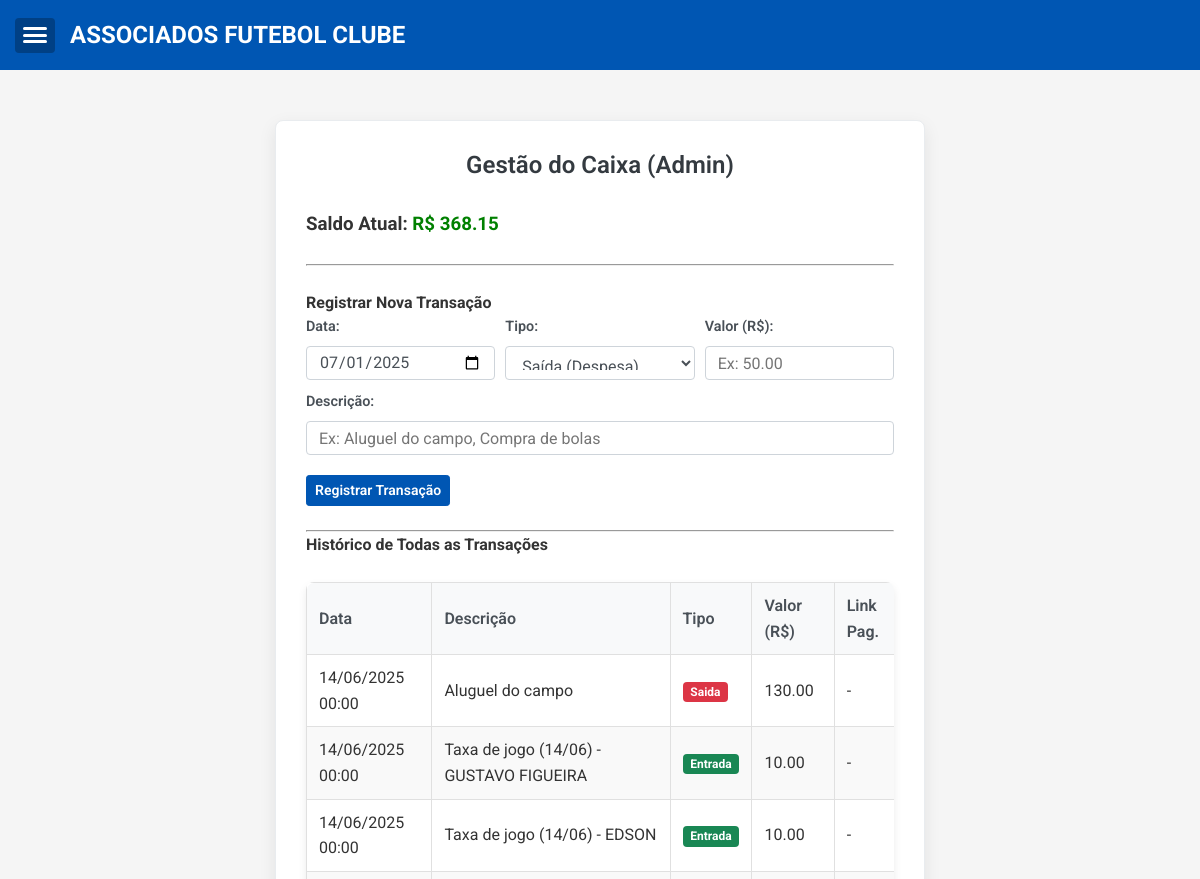
The page /admin/caixa (signed in, upper part) on the database as committed earlier.
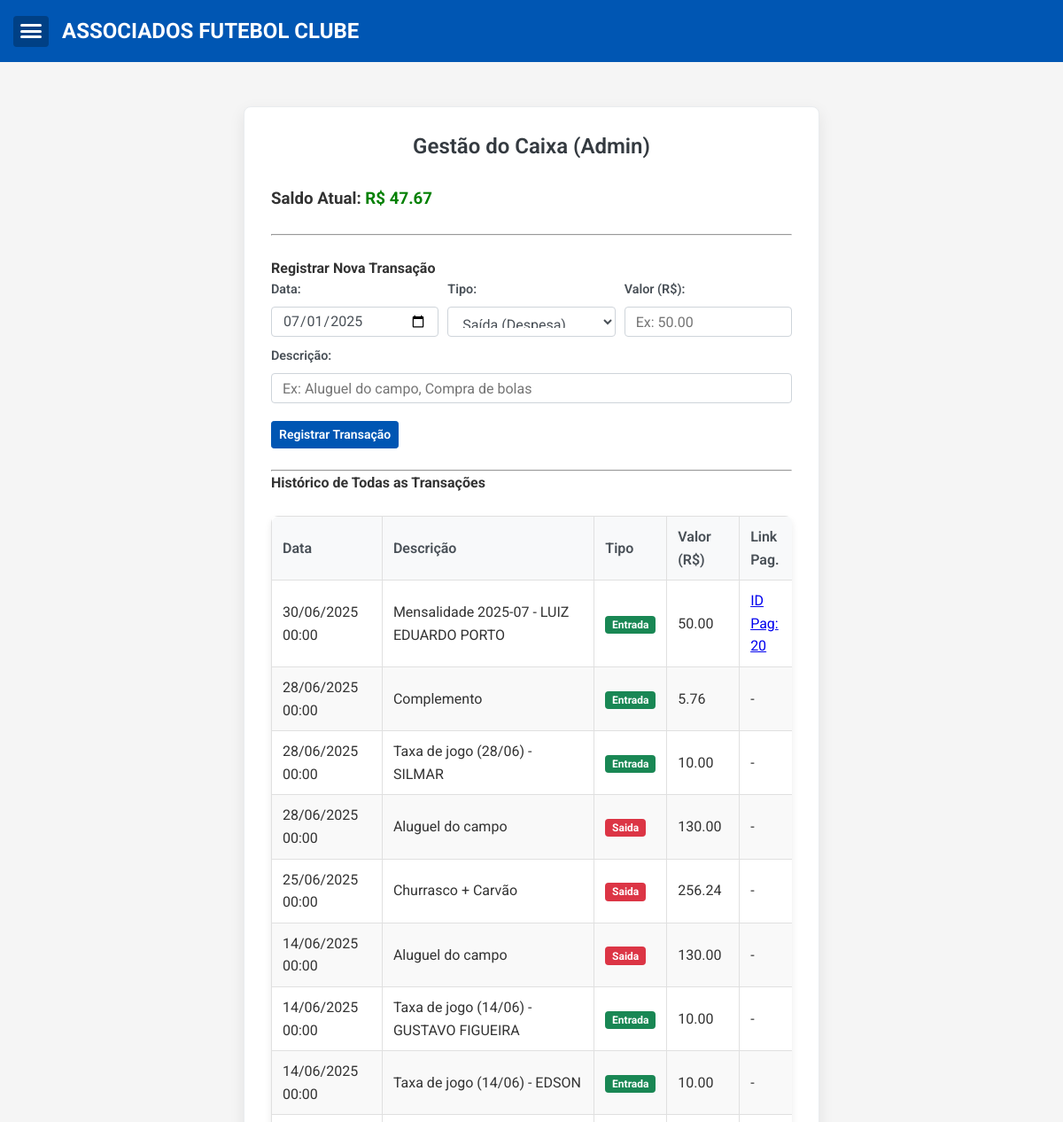
The same page on the database as committed later.
### app.py (models this page shows, shortened)
class TransacaoCaixa(db.Model):
    id = db.Column(db.Integer, primary_key=True)
    data = db.Column(db.DateTime, nullable=False, default=datetime.utcnow)
    descricao = db.Column(db.String(200), nullable=False)
    tipo = db.Column(db.String(10), nullable=False)
    valor = db.Column(db.Float, nullable=False)
    pagamento_id = db.Column(db.Integer, db.ForeignKey('pagamento.id'), nullable=True)
    pagamento = db.relationship('Pagamento', backref=db.backref('transacao_caixa', uselist=False, cascade="all, delete-orphan"))
    presenca_id = db.Column(db.Integer, db.ForeignKey('presenca.id'), nullable=True, unique=True)
    presenca = db.relationship('Presenca', backref=db.backref('transacao_caixa', uselist=False, cascade="all, delete-orphan"))

### app.py (the view, shortened to what this page needs)
@app.route('/admin/caixa', methods=['GET', 'POST'])
@login_required
def admin_caixa():
    transacoes = TransacaoCaixa.query.order_by(TransacaoCaixa.data.desc(), TransacaoCaixa.id.desc()).all()
    saldo_atual = 0.0
    for t in transacoes:
        if t.tipo == 'entrada':
            saldo_atual += t.valor
        elif t.tipo == 'saida':
            saldo_atual -= t.valor
    return render_template('admin_caixa.html',
                           transacoes=transacoes,
                           saldo_atual=saldo_atual,
                           today_date_for_input=date.today().strftime('%Y-%m-%d')) # Para o valor padrão do input de data

### app.py (called while the page is built)
@login_manager.user_loader
def load_user(user_id):
    return User.query.get(int(user_id))

### templates/admin_caixa.html (shortened to what this page needs)
{% extends "base.html" %}
{% block content %}
<div class="form-container">
    <h2>Gestão do Caixa (Admin)</h2>
    <div class="caixa-summary section-mb">
        <h3>Saldo Atual: <span style="color: {{ 'green' if saldo_atual >= 0 else 'red' }};">R$ {{ "%.2f"|format(saldo_atual) }}</span></h3>
    </div>
    <hr class="section-mb">
    <h4>Registrar Nova Transação</h4>
    <form method="POST" action="{{ url_for('admin_caixa') }}" class="mb-4">
        <div class="form-row">
            <div class="form-group col-md-4">
                <label for="data_transacao" class="form-label">Data:</label>
                <input type="date" name="data_transacao" id="data_transacao" class="form-control form-control-sm" value="{{ today_date_for_input }}" required>
            </div>
            <div class="form-group col-md-4">
                <label for="tipo_transacao" class="form-label">Tipo:</label>
                <select name="tipo_transacao" id="tipo_transacao" class="form-control form-control-sm">
                    <option value="saida">Saída (Despesa)</option>
                </select>
            </div>
            <div class="form-group col-md-4">
                <label for="valor" class="form-label">Valor (R$):</label>
                <input type="number" step="0.01" min="0.01" name="valor" id="valor" class="form-control form-control-sm" required placeholder="Ex: 50.00">
            </div>
        </div>
        <div class="form-group">
            <label for="descricao" class="form-label">Descrição:</label>
            <input type="text" name="descricao" id="descricao" class="form-control form-control-sm" required placeholder="Ex: Aluguel do campo, Compra de bolas">
        </div>
        <button type="submit" class="btn btn-primary btn-sm">Registrar Transação</button>
    </form>
    <hr>
    <h4>Histórico de Todas as Transações</h4>
    <div class="table-responsive">
        <table>
            <thead>
                <tr>
                    <th>Data</th>
                    <th>Descrição</th>
                    <th>Tipo</th>
                    <th>Valor (R$)</th>
                    <th>Link Pag.</th>
                </tr>
            </thead>
            <tbody>
                {% for transacao in transacoes %}
                <tr>
                    <td>{{ transacao.data.strftime('%d/%m/%Y %H:%M') if transacao.data else '-' }}</td>
                    <td>{{ transacao.descricao }}</td>
                    <td><span class="badge bg-{{ 'success' if transacao.tipo == 'entrada' else 'danger' }}">{{ transacao.tipo|capitalize }}</span></td>
                    <td>{{ "%.2f"|format(transacao.valor) }}</td>
                    <td>
                        {% if transacao.pagamento_id %}
                            <a href="{{ url_for('historico_pagamentos_associado', associado_id=transacao.pagamento.associado_id) }}#mes_{{transacao.pagamento.mes}}" title="Ver Pagamento Original">
                                ID Pag: {{ transacao.pagamento_id }}
                            </a>
                        {% else %}
                            -
                        {% endif %}
                    </td>
                </tr>
                {% else %}
                <tr>
                    <td colspan="5">Nenhuma transação registrada.</td>
                </tr>
                {% endfor %}
            </tbody>
        </table>
    </div>
</div>
{% endblock %}

Rows that differ between the two databases and show on the page:
added TransacaoCaixa: valor "50.00"
added TransacaoCaixa: valor "5.76"
added TransacaoCaixa: valor "10.00"
added TransacaoCaixa: valor "130.00"
added TransacaoCaixa: valor "256.24"
Other text that changed with them:
{{ "%.2f"|format(saldo_atual) }}: "368.15" → "47.67"
